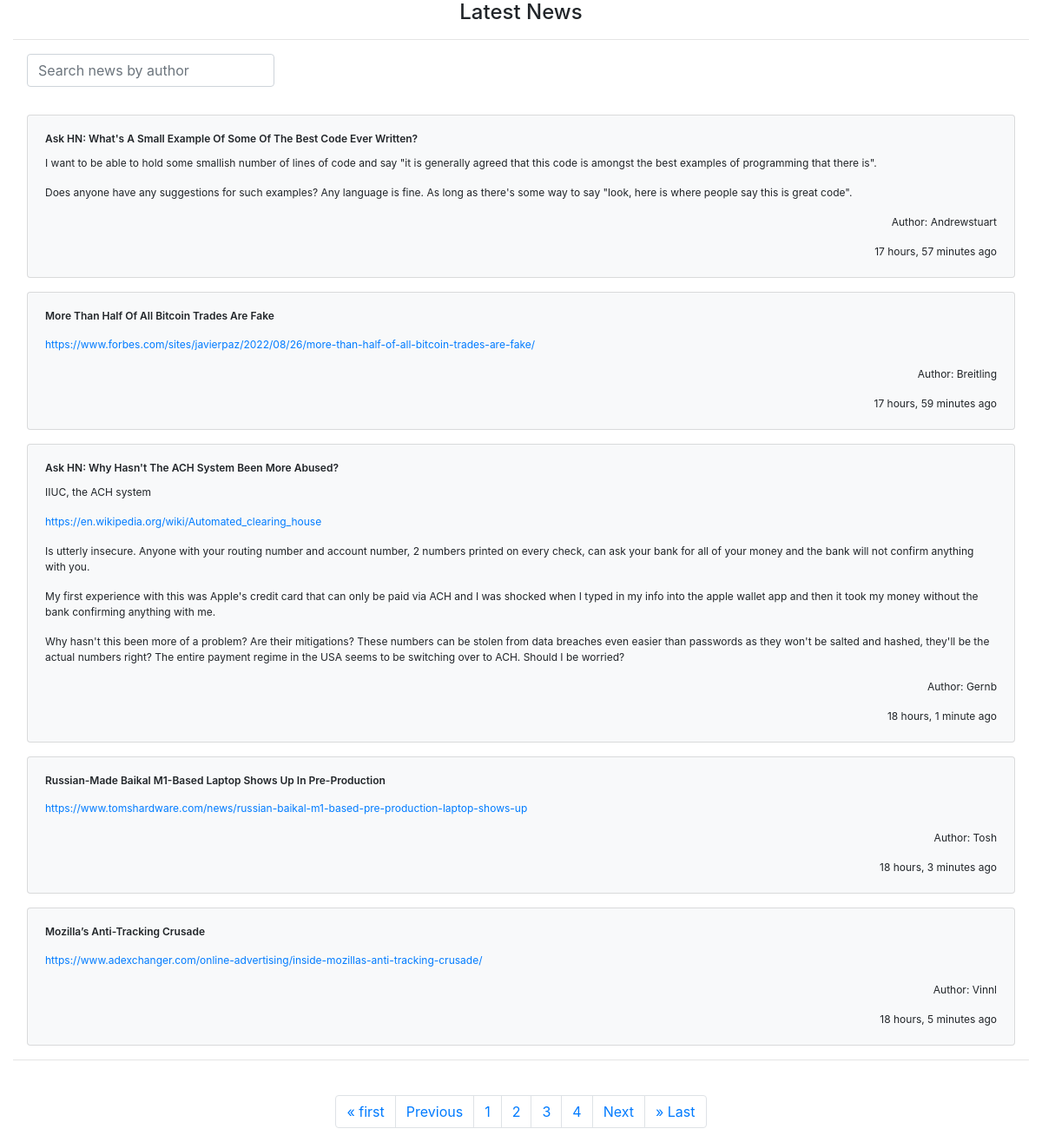
Page /api/v0/items/news/?page=3 on the earlier database version.
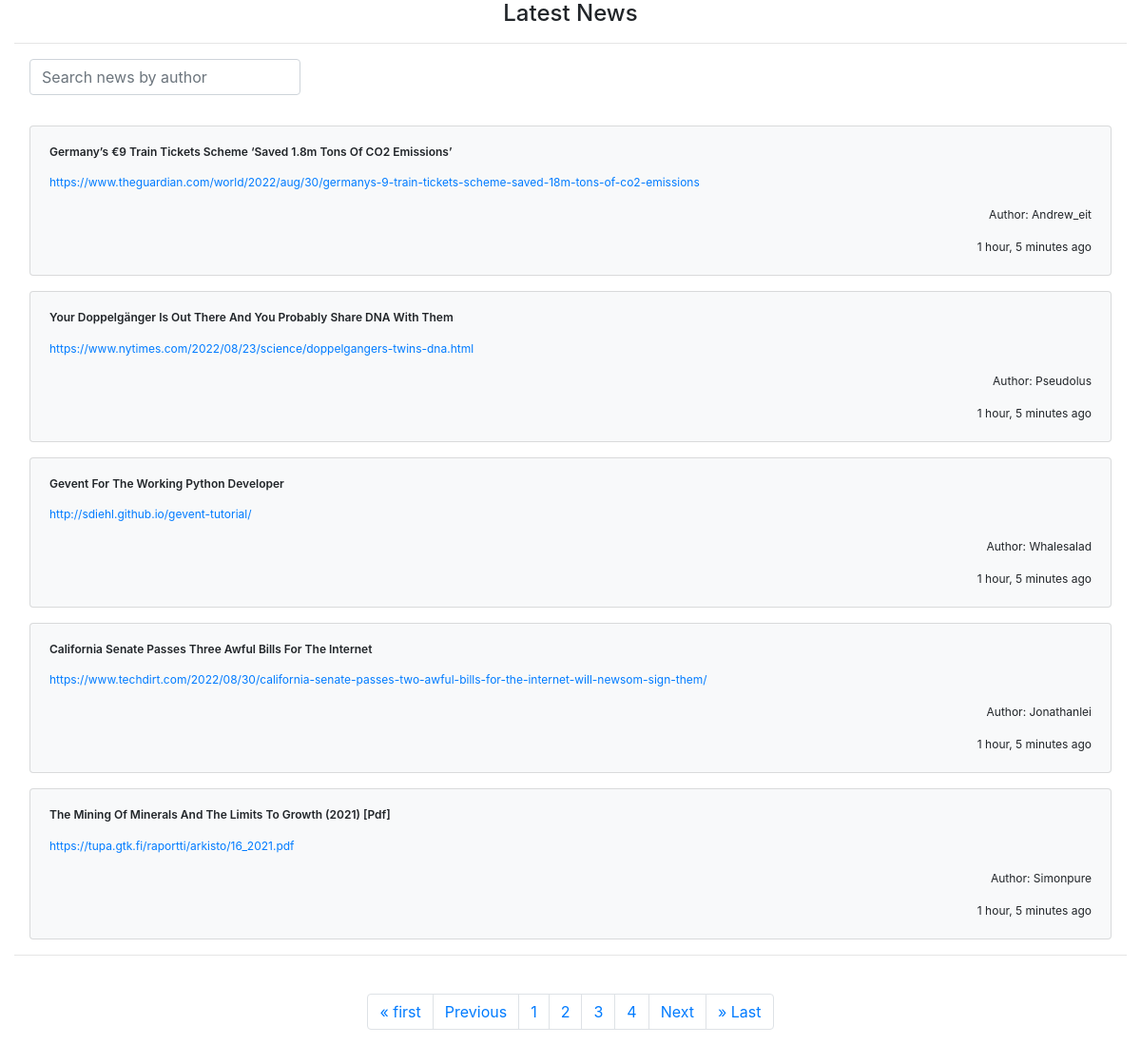
Same page on the later database version.
### news/models.py (models this page shows, shortened)
class DemoNewsModel(models.Model):
    newsid = models.BigIntegerField(unique=True, primary_key=True)
    name = models.CharField(max_length=255, blank=True)
    relatedids = models.TextField(blank=True, null=True)
    score = models.IntegerField()
    title = models.CharField(max_length=255, blank=True)
    newstype = models.CharField(max_length=255, blank=True)
    descendants = models.IntegerField()
    text = models.TextField(blank=True, null=True)
    url = models.CharField(max_length=255, blank=True)
    created_at = models.DateTimeField(auto_now=True)
    class Meta:
        ordering = ['-created_at']

### news/views.py (the view)
# urls.py: path('news/', newsItemView, name='news'),
def newsItemView(request):
    q = request.GET.get('q') if request.GET.get('q') != None else ''
    news_list = DemoNewsModel.objects.filter(Q(name__icontains=q))[:20]
    p = Paginator(DemoNewsModel.objects.filter(Q(name__icontains=q))[:20], 5)
    page = request.GET.get('page')
    news = p.get_page(page)
    nums = "1" * news.paginator.num_pages
    return render(request, 'news/news.html', {'news': news, 'news_list':  news_list, "nums": nums})

### news/templates/news/news.html (shortened to what this page needs)
{% extends 'main.html' %} {% block content %}
<div class="container-fluid">
  <div class="row justify-content-center" style="height: 90vh">
    <div class="col">
      <h4 style="text-align: center; margin-bottom: 10px">Latest News</h4>
      <hr />
      <form action="{% url 'news' %}" class="d-flex m-3">
        <input
          class="form-control w-25 mb-3"
          type="search"
          name="q"
          placeholder="Search news by author"
          aria-label="Search"
        />
      </form>
      {% for news in news %}
      <div class="card m-3 bg-light">
        <div class="card-body">
          <h6
            class="card-title text-left"
            style="
              text-transform: capitalize;
              font-size: 12px;
              font-weight: 600;
            "
          >
            {{ news.title }}
          </h6>
          <p class="card-text text-justify" style="font-size: 12px">
            {{ news.text|safe }}
          </p>
          <p class="text-justify" style="font-size: 12px">
            <a href="{{ news.url }}">{{ news.url }}</a>
          </p>
          <p class="card-text text-right" style="font-size: 12px; text-transform: capitalize;">
            Author: {{ news.name }}
          </p>
          <p class="card-text text-right" style="font-size: 12px">
            {{ news.created_at|timesince }} ago
          </p>
        </div>
      </div>
      {% endfor %}
      <hr />
      <br />
      <nav aria-label="Page navigation example">
        <ul class="pagination justify-content-center">
          {% if news.has_previous %}
          <li class="page-item">
            <a href="?page=1" class="page-link">&laquo; first</a>
          </li>
          <li class="page-item">
            <a href="?page={{ news.previous_page_number }}" class="page-link"
              >Previous</a
            >
          </li>
          {% endif %} {% for i in nums %}
          <li class="page-item">
            <a href="?page={{ forloop.counter }}" class="page-link"
              >{{ forloop.counter }}</a
            >
          </li>
          {% endfor %} {% if news.has_next %}
          <li class="page-item">
            <a href="?page={{ news.next_page_number }}" class="page-link"
              >Next</a
            >
          </li>
          <li class="page-item">
            <a href="?page={{ news.paginator.num_pages }}" class="page-link"
              >&raquo; Last</a
            >
          </li>
          {% endif %}
        </ul>
      </nav>
    </div>
  </div>
</div>
{% endblock %}

Differences in the rows shown:
no longer on this page (row edited): DemoNewsModel: title "Ask HN: What's A Small Example Of Some Of The Best Code Ever Written?", text "I want to be able to hold some smallish number of lines of code and say \"it is generally agreed that this code is amongst the best examples of programming that there is\". Does anyone have any suggestions for such examples? Any language is fine. As long as there's some way to say \"look, here is where people say this is great code\".", name "Andrewstuart", created_at "17 hours, 57 minutes"
no longer on this page (row unchanged): DemoNewsModel: title "More Than Half Of All Bitcoin Trades Are Fake", url "https://www.forbes.com/sites/javierpaz/2022/08/26/more-than-half-of-all-bitcoin-trades-are-fake/", name "Breitling", created_at "17 hours, 59 minutes"
no longer on this page (row edited): DemoNewsModel: title "Ask HN: Why Hasn't The ACH System Been More Abused?", text "IIUC, the ACH system https://en.wikipedia.org/wiki/Automated_clearing_house Is utterly insecure. Anyone with your routing number and account number, 2 numbers printed on every check, can ask your bank for all of your money and the bank will not confirm anything with you. My first experience with this was Apple's credit card that can only be paid via ACH and I was shocked when I typed in my info into the apple wallet app and then it took my money without the bank confirming anything with me. Why hasn't this been more of a problem? Are their mitigations? These numbers can be stolen from data breaches even easier than passwords as they won't be salted and hashed, they'll be the actual numbers…", name "Gernb", created_at "18 hours, 1 minute"
no longer on this page (row unchanged): DemoNewsModel: title "Russian-Made Baikal M1-Based Laptop Shows Up In Pre-Production", url "https://www.tomshardware.com/news/russian-baikal-m1-based-pre-production-laptop-shows-up", name "Tosh", created_at "18 hours, 3 minutes"
no longer on this page (row edited): DemoNewsModel: title "Mozilla’s Anti-Tracking Crusade", url "https://www.adexchanger.com/online-advertising/inside-mozillas-anti-tracking-crusade/", name "Vinnl", created_at "18 hours, 5 minutes"
added DemoNewsModel: title "Germany’s €9 Train Tickets Scheme ‘saved 1.8m Tons Of CO2 Emissions’", url "https://www.theguardian.com/world/2022/aug/30/germanys-9-train-tickets-scheme-saved-18m-tons-of-co2-emissions", name "Andrew_eit", created_at "1 hour, 5 minutes"
added DemoNewsModel: title "Your Doppelgänger Is Out There And You Probably Share DNA With Them", url "https://www.nytimes.com/2022/08/23/science/doppelgangers-twins-dna.html", name "Pseudolus", created_at "1 hour, 5 minutes"
added DemoNewsModel: title "Gevent For The Working Python Developer", url "http://sdiehl.github.io/gevent-tutorial/", name "Whalesalad", created_at "1 hour, 5 minutes"
added DemoNewsModel: title "California Senate Passes Three Awful Bills For The Internet", url "https://www.techdirt.com/2022/08/30/california-senate-passes-two-awful-bills-for-the-internet-will-newsom-sign-them/", name "Jonathanlei", created_at "1 hour, 5 minutes"
added DemoNewsModel: title "The Mining Of Minerals And The Limits To Growth (2021) [pdf]", url "https://tupa.gtk.fi/raportti/arkisto/16_2021.pdf", name "Simonpure", created_at "1 hour, 5 minutes"
